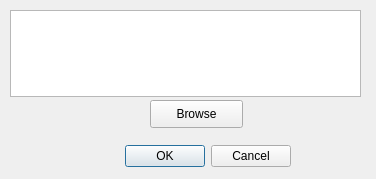
<?xml version="1.0" encoding="UTF-8"?>
<ui version="4.0">
 <class>uploadWindow</class>
 <widget class="QDialog" name="uploadWindow">
  <property name="windowModality">
   <enum>Qt::NonModal</enum>
  </property>
  <property name="enabled">
   <bool>true</bool>
  </property>
  <property name="geometry">
   <rect>
    <x>0</x>
    <y>0</y>
    <width>376</width>
    <height>179</height>
   </rect>
  </property>
  <property name="windowTitle">
   <string>Upload Programming Sheet</string>
  </property>
  <widget class="QDialogButtonBox" name="buttonBox">
   <property name="geometry">
    <rect>
     <x>90</x>
     <y>140</y>
     <width>201</width>
     <height>32</height>
    </rect>
   </property>
   <property name="orientation">
    <enum>Qt::Horizontal</enum>
   </property>
   <property name="standardButtons">
    <set>QDialogButtonBox::Cancel|QDialogButtonBox::Ok</set>
   </property>
  </widget>
  <widget class="QTextEdit" name="directoryOutput">
   <property name="geometry">
    <rect>
     <x>10</x>
     <y>10</y>
     <width>351</width>
     <height>87</height>
    </rect>
   </property>
   <property name="readOnly">
    <bool>true</bool>
   </property>
  </widget>
  <widget class="QPushButton" name="browseButton">
   <property name="enabled">
    <bool>true</bool>
   </property>
   <property name="geometry">
    <rect>
     <x>150</x>
     <y>100</y>
     <width>93</width>
     <height>28</height>
    </rect>
   </property>
   <property name="text">
    <string>Browse</string>
   </property>
  </widget>
 </widget>
 <resources/>
 <connections>
  <connection>
   <sender>browseButton</sender>
   <signal>clicked()</signal>
   <receiver>uploadWindow</receiver>
   <slot>openBrowse()</slot>
   <hints>
    <hint type="sourcelabel">
     <x>163</x>
     <y>120</y>
    </hint>
    <hint type="destinationlabel">
     <x>43</x>
     <y>118</y>
    </hint>
   </hints>
  </connection>
  <connection>
   <sender>buttonBox</sender>
   <signal>accepted()</signal>
   <receiver>uploadWindow</receiver>
   <slot>accept()</slot>
   <hints>
    <hint type="sourcelabel">
     <x>290</x>
     <y>154</y>
    </hint>
    <hint type="destinationlabel">
     <x>157</x>
     <y>178</y>
    </hint>
   </hints>
  </connection>
  <connection>
   <sender>buttonBox</sender>
   <signal>rejected()</signal>
   <receiver>uploadWindow</receiver>
   <slot>reject()</slot>
   <hints>
    <hint type="sourcelabel">
     <x>290</x>
     <y>160</y>
    </hint>
    <hint type="destinationlabel">
     <x>286</x>
     <y>178</y>
    </hint>
   </hints>
  </connection>
  <connection>
   <sender>buttonBox</sender>
   <signal>accepted()</signal>
   <receiver>uploadWindow</receiver>
   <slot>uploadData()</slot>
   <hints>
    <hint type="sourcelabel">
     <x>102</x>
     <y>154</y>
    </hint>
    <hint type="destinationlabel">
     <x>30</x>
     <y>144</y>
    </hint>
   </hints>
  </connection>
 </connections>
 <slots>
  <slot>openBrowse()</slot>
  <slot>uploadData()</slot>
  <slot>showDirectory()</slot>
 </slots>
</ui>
